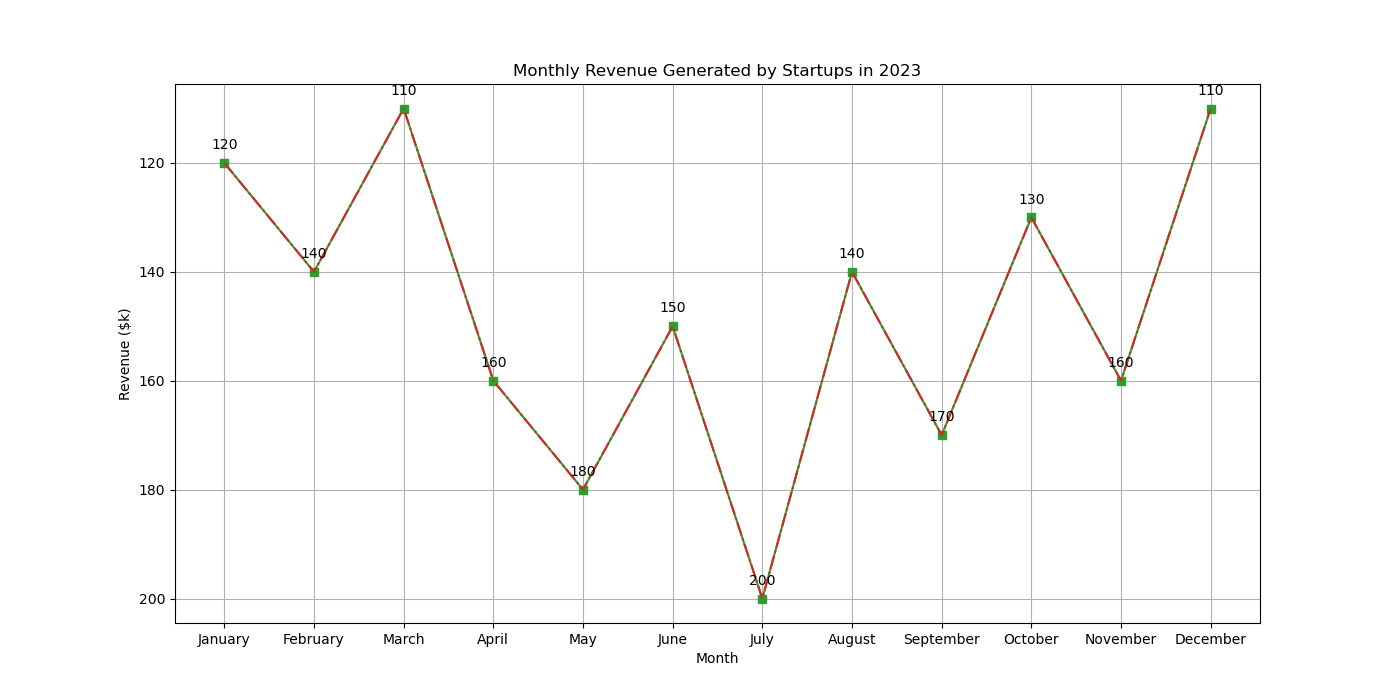

Python code for this plot:

import matplotlib.pyplot as plt

# Define the data points
months = ['January', 'February', 'March', 'April', 'May', 'June', 'July',
          'August', 'September', 'October', 'November', 'December']
revenue_generated = [120, 140, 110, 160, 180, 150, 200, 140, 170, 130, 160, 110]

# Create the line chart
plt.figure(figsize=(14, 7))  # Changed width and height of the chart
plt.plot(months, revenue_generated, color='#2ca02c', marker='s')  # Changed color scheme and added markers

# Modify the trend by adjusting a data point
revenue_generated[6] = 200
plt.plot(months, revenue_generated, linestyle='-.', color='#d62728')  # Overlaying the modified trend line

# Assign annotation to the chart
for i, revenue in enumerate(revenue_generated):
    plt.annotate(f"{revenue}", (months[i], revenue_generated[i]), textcoords="offset points", xytext=(0,10), ha='center')

# Axes and title
plt.title('Monthly Revenue Generated by Startups in 2023')
plt.xlabel('Month')
plt.ylabel('Revenue ($k)')
plt.gca().invert_yaxis()  # Invert the y-axis
plt.grid(True)

# Display the plot
plt.show()
